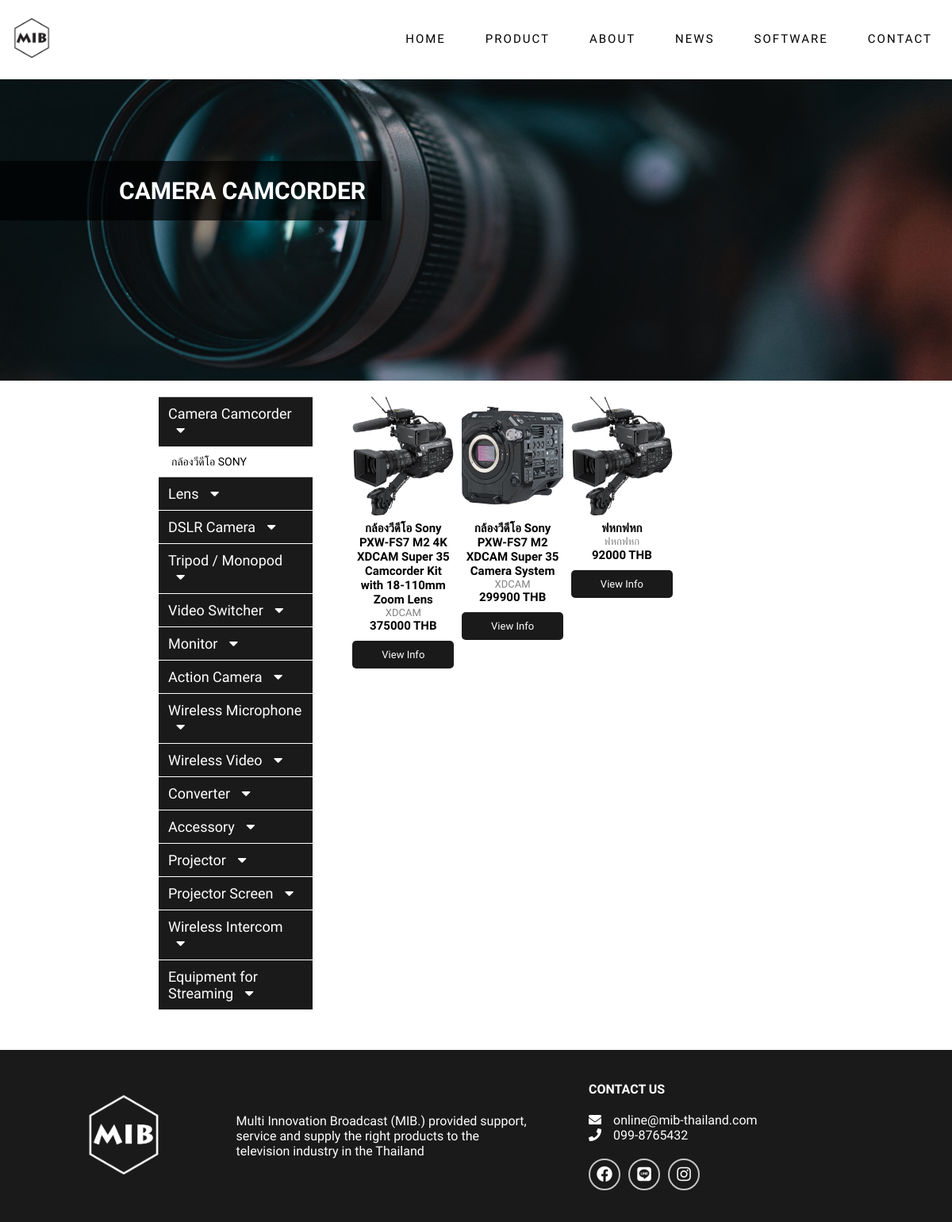
The app's page /product.php?product_type_id=1&product_linebar_id=46 with its own data.
### tables this page shows
CREATE TABLE `tb_product_type` (
  `product_type_id` int(11) NOT NULL,
  `product_type_name` varchar(100) NOT NULL
);

CREATE TABLE `tb_product_line_up` (
  `product_line_up_id` int(11) NOT NULL,
  `product_line_up_name` varchar(100) NOT NULL,
  `product_type_id` int(11) NOT NULL
);

CREATE TABLE `tb_product` (
  `product_id` int(11) NOT NULL,
  `product_name_th` varchar(100) NOT NULL,
  `product_name_en` varchar(100) NOT NULL,
  `product_type_id` int(11) NOT NULL,
  `product_line_up_id` int(11) NOT NULL,
  `product_description_th` text NOT NULL,
  `product_description_en` text NOT NULL,
  `product_detail_th` text NOT NULL,
  `product_detail_en` text NOT NULL,
  `product_image` varchar(200) NOT NULL,
  `product_price` int(11) NOT NULL,
  `list_no` int(11) NOT NULL,
  `addby` int(11) NOT NULL,
  `adddate` datetime NOT NULL,
  `updateby` int(11) NOT NULL,
  `lastupdate` datetime NOT NULL
);

### product.php (the view, shortened to what this page needs)
<?php
$product_type_id = $_GET["product_type_id"];
$product_linebar_id = $_GET["product_linebar_id"];
?>
<!DOCTYPE html>
<html lang="en">
<head>
    <link rel="stylesheet" href="./assets/css/styles.css">
    <link rel="stylesheet" href="https://cdnjs.cloudflare.com/ajax/libs/font-awesome/5.15.1/css/all.min.css" />
    <link rel="stylesheet" href="https://unpkg.com/swiper/swiper-bundle.css">
    <link rel="stylesheet" href="https://unpkg.com/swiper/swiper-bundle.min.css">
</head>
<body>
    <header class="header">
        <div class="container">
            <nav class="nav">
                <div class="sub-container">
                    <a href="index.php" class="logo">
                        <img src="./assets/images/Logo/mib-logo-icon.png" alt="">
                    </a>
                </div>
                <ul class="nav-list">
                    <li class="nav-item">
                        <a href="index.php" class="nav-link">Home</a>
                    </li>
                    <li class="nav-item">
                        <a href="index.php#product" class="nav-link">Product</a>
                    </li>
                    <li class="nav-item">
                        <a href="index.php#about" class="nav-link">About</a>
                    </li>
                    <li class="nav-item">
                        <a href="index.php#news" class="nav-link">News</a>
                    </li>
                    <li class="nav-item">
                        <a href="software.php" class="nav-link">Software</a>
                    </li>
                    <li class="nav-item">
                        <a href="index.php#footer" class="nav-link">Contact</a>
                    </li>
                </ul>
            </nav>
        </div>
    </header>
    <main>
        <div class="product-hero">
            <div class="swiper-container hero-slide">
                <div class="swiper-wrapper">
                    <div class="swiper-slide" style="background: url(./assets/images/hero01.jpg);background-size: cover;background-position: center;">
                    </div>
                </div>
            </div>
            <div class="heading-box">
                <?php
                $sql_type = "SELECT * FROM tb_product_type where product_type_id = '" . $product_type_id . "' ";
                $result_type = mysqli_query($connection, $sql_type);
                while ($row_type = mysqli_fetch_array($result_type)) {
                    $product_type_name = $row_type["product_type_name"]; ?>
                    <h1 class="heading"><?php echo $product_type_name; ?></h1>
                <?php
                }
                ?>
            </div>
        </div>
        <div class="product-content">
            <div class="catagory-container">
                <li class="catagory-item">
                    <?php
                    $sql_typebar = "SELECT * FROM tb_product_type ";
                    $result_typebar = mysqli_query($connection, $sql_typebar);
                    while ($row_typebar = mysqli_fetch_array($result_typebar)) {
                        $product_type_bar = $row_typebar["product_type_id"]; ?>
                        <a href="#/" class="btn-list" onclick="showList(<?php echo $row_typebar['product_type_id']; ?>)">
                            <?php echo $row_typebar["product_type_name"]; ?>
                            <i class="fa fa-caret-down" aria-hidden="true"></i>
                        </a>
                        <ul class="catagory-item-sub
                        <?php if ($product_type_id == $product_type_bar) { echo 'active';} ?>" id="pt<?php echo $row_typebar["product_type_id"]; ?>">
                        <?php
                            $sql_linebar = "SELECT * FROM tb_product_line_up WHERE product_type_id='" . $product_type_bar . "'";
                            $result_linebar = mysqli_query($connection, $sql_linebar);
                            while ($row_linebar = mysqli_fetch_array($result_linebar)) {
                            ?>
                                <li><a href="product.php?product_type_id=<?php echo $row_linebar["product_type_id"]; ?>&product_linebar_id=<?php echo  $row_linebar["product_line_up_id"]; ?>"><?php echo $row_linebar["product_line_up_name"]; ?></a></li>
                            <?php
                            }
                            ?>
                        </ul>
                    <?php
                    }
                    ?>
                </li>
            </div>
            <div class="product-items">
                <?php
                $sql = "SELECT * FROM tb_product
                        LEFT JOIN tb_product_type
                        ON tb_product.product_type_id = tb_product_type.product_type_id
                        LEFT JOIN tb_product_line_up
                        ON tb_product.product_line_up_id = tb_product_line_up.product_line_up_id
                        WHERE tb_product.product_line_up_id = '" . $product_linebar_id . "'
                        AND tb_product.product_type_id = '" . $product_type_id . "'
                        ";
                $result = mysqli_query($connection, $sql);
                $path = "assets/images/product/";
                while ($row = mysqli_fetch_array($result)) {
                ?>
                    <div class="product-item">
                        <div class="img-box">
                            <img src="<?php echo $path . $row["product_image"]; ?>" class="product-img" alt="">
                        </div>
                        <h5 class="product-name"><?php echo $row["product_name_en"]; ?></h5>
                        <span class="sub-product-name"><?php echo $row["product_description_en"]; ?></span>
                        <span class="price"><?php echo $row["product_price"]; ?> THB</span>
                        <div class="view-info">View Info</div>
                    </div>
                <?php
                }
                ?>
            </div>
        </div>
    </main>
    <footer class="footer" id="footer">
        <div class="container">
            <div class="footer-content">
                <div class="footer-content-brand">
                    <div class="logo-container">
                        <a href="index.html">
                            <img src="./assets/images/Logo/mib-logo-icon-white.png" alt="" class="logo-image">
                        </a>
                    </div>
                    <div class="paragraph">
                        Multi Innovation Broadcast (MIB.) provided support, service and supply the right products to the
                        television industry in the Thailand </div>
                </div>
                <div class="social-media-wrap">
                    <h4 class="footer-heading">Contact Us</h4>
                    <div class="contact-detail">
                        <p class="contact-email"><i class="fa fa-envelope" aria-hidden="true"></i>online@mib-thailand.com</p>
                        <p class="contact-phone"><i class="fa fa-phone" aria-hidden="true"></i>099-8765432</p>
                    </div>
                    <div class="social-media">
                        <a href="https://www.facebook.com/MultiInnovationBroadcast/" class="sm-link" target="_blank"><i class="fab fa-facebook"></i></a>
                        <a href="https://line.me/R/ti/p/%40zwm2906e" class="sm-link" target="_blank"><i class="fab fa-line"></i></a>
                        <a href="#/" class="sm-link"><i class="fab fa-instagram"></i></a>
                    </div>
                </div>
            </div>
        </div>
    </footer>
</body>
</html>

### assets/css/styles.css (style rules this page uses)
* { margin: 0; padding: 0; box-sizing: border-box; font-family: "Kanit", sans-serif; scroll-behavior: smooth; }
:root { --dark-color: #1a1a1a; --solid-color: #464646; --light-color: #c4c4c4; --dark-transparent: rgba(170, 170, 170, 0.7); --light-transparent: rgba(170, 170, 170, 0.5); }
html { font-size: 10px; }
body { font-size: 1.6rem; color: black; background-color: white; }
a { text-decoration: none; color: inherit; }
ul { list-style: none; }
.container { width: 100%; max-width: 120rem; padding: 0 1.5rem; margin: 0 auto; }
.header { width: 100%; height: 6rem; display: flex; align-items: center; position: fixed; top: 0; left: 0; background-color: rgba(255, 255, 255, 1); z-index: 100; transition: backgroud-color 0.3s, height 0.3s; }
.nav { display: flex; align-items: center; justify-content: space-between; }
.logo img { max-width: 5rem; }
.nav-list { position: fixed; top: 0; left: 0; width: 100%; height: 100vh; background-color: var(--dark-color); display: flex; flex-direction: column; align-items: center; justify-content: center; z-index: 200; opacity: 0; transform: scale(0); transition: opacity 0.5s; }
.nav-item:not(:last-child) { margin-bottom: 0.5rem; }
.nav-link { display: block; color: #fff; font-size: 3rem; text-transform: uppercase; letter-spacing: 2px; padding: 1rem; }
.nav-link::after { content: ''; display: block; width: 0; height: 2px; background: black; transition: width .3s; }
.heading { display: block; font-size: 3.5rem; text-transform: uppercase; }
.paragraph { color: #a5a5a5; margin: 2.5rem 1rem; }
.footer { padding: 4rem 0; background-color: var(--dark-color); color: #fff; }
.footer-content-brand { margin-bottom: 5rem; }
.footer-content-brand .logo-container { width: 100%; display: flex; justify-content: center; }
.footer-content-brand .logo-image { max-width: 10rem; }
.footer .paragraph { color: inherit; }
.footer-heading { text-transform: uppercase; }
.contact-detail { margin: 2rem 0; }
.contact-detail i { padding-right: 1.5rem; }
.social-media { display: flex; }
.sm-link { width: 4rem; height: 4rem; font-size: 2rem; border: 2px solid var(--light-color); border-radius: 50%; display: flex; margin-right: 1rem; transition: background-color 0.5s; }
.sm-link i { margin: auto; }
.swiper-container { width: 100%; height: 100%; }
.swiper-slide { text-align: center; font-size: 18px; display: -webkit-box; display: -ms-flexbox; display: -webkit-flex; display: flex; -webkit-box-pack: center; -ms-flex-pack: center; -webkit-justify-content: center; justify-content: center; -webkit-box-align: center; -ms-flex-align: center; -webkit-align-items: center; align-items: center; }
@media screen and (min-width: 768px) { .header { height: 10rem; } }
@media screen and (min-width: 768px) { .footer { overflow-x: hidden; } }
@media screen and (min-width: 768px) { .footer-content { display: flex; } }
@media screen and (min-width: 768px) { .footer-content-brand { display: flex; align-items: center; justify-content: center; margin-bottom: 0; flex: 0 0 60%; } }
@media screen and (min-width: 768px) { .footer .paragraph { margin: 0; } }
@media screen and (min-width: 768px) { .social-media-wrap { flex: 0 0 40%; margin-left: 2.5rem; } }
@media screen and (min-width: 1000px) { .nav-list { position: initial; width: initial; height: initial; background-color: transparent; flex-direction: row; justify-content: initial; opacity: 1; transform: scale(1); } }
@media screen and (min-width: 1000px) { .nav-item:not(:last-child) { margin-right: 3rem; margin-bottom: 0; } }
@media screen and (min-width: 1000px) { .nav-link { color: #000; font-size: 1.5rem; } }
@media screen and (min-width: 1200px) { .footer .paragraph { margin-right: 5rem; } }

### assets/css/software.css (style rules this page uses)
:root { --dark-color: #1a1a1a; --solid-color: #464646; --light-color: #c4c4c4; --dark-transparent: rgba(170, 170, 170, 0.7); --light-transparent: rgba(170, 170, 170, 0.5); }

### assets/css/news.css (style rules this page uses)
:root { --dark-color: #1a1a1a; --solid-color: #464646; --light-color: #c4c4c4; --dark-transparent: rgba(170, 170, 170, 0.7); --light-transparent: rgba(170, 170, 170, 0.5); }

### assets/css/newsAll.css (style rules this page uses)
:root { --dark-color: #1a1a1a; --solid-color: #464646; --light-color: #c4c4c4; --dark-transparent: rgba(170, 170, 170, 0.7); --light-transparent: rgba(170, 170, 170, 0.5); }

### records on screen
tb_product_type: product_type_name "CAMERA CAMCORDER", product_type_name "Camera Camcorder"
tb_product_line_up: product_line_up_name "กล้องวีดีโอ SONY"
tb_product_type: product_type_name "Lens"
tb_product_type: product_type_name "DSLR Camera"
tb_product_type: product_type_name "Tripod / Monopod"
tb_product_type: product_type_name "Video Switcher"
tb_product_type: product_type_name "Monitor"
tb_product_type: product_type_name "Action Camera"
tb_product_type: product_type_name "Wireless Microphone"
tb_product_type: product_type_name "Wireless Video"
tb_product_type: product_type_name "Converter"
tb_product_type: product_type_name "Accessory"
tb_product_type: product_type_name "Projector"
tb_product_type: product_type_name "Projector Screen"
tb_product_type: product_type_name "Wireless Intercom"
tb_product_type: product_type_name "Equipment for Streaming"
tb_product: product_image (picture), product_name_en "กล้องวีดีโอ Sony PXW-FS7 M2 4K XDCAM Super 35 Camcorder Kit with 18-110mm Zoom Lens", product_description_en "XDCAM", product_price "375000"
tb_product: product_image (picture), product_name_en "กล้องวีดีโอ Sony PXW-FS7 M2 XDCAM Super 35 Camera System", product_description_en "XDCAM", product_price "299900"
tb_product: product_image (picture), product_name_en "ฟหกฟหก", product_description_en "ฟหกฟหก", product_price "92000"
